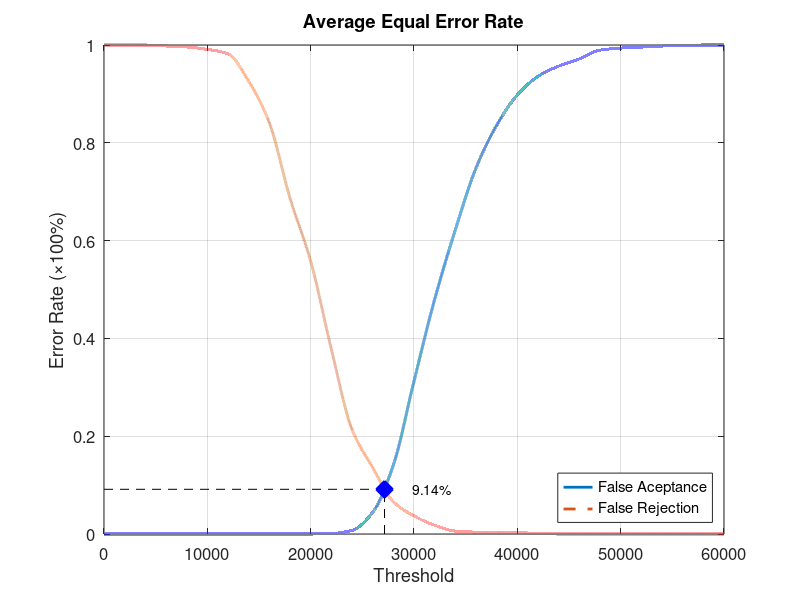
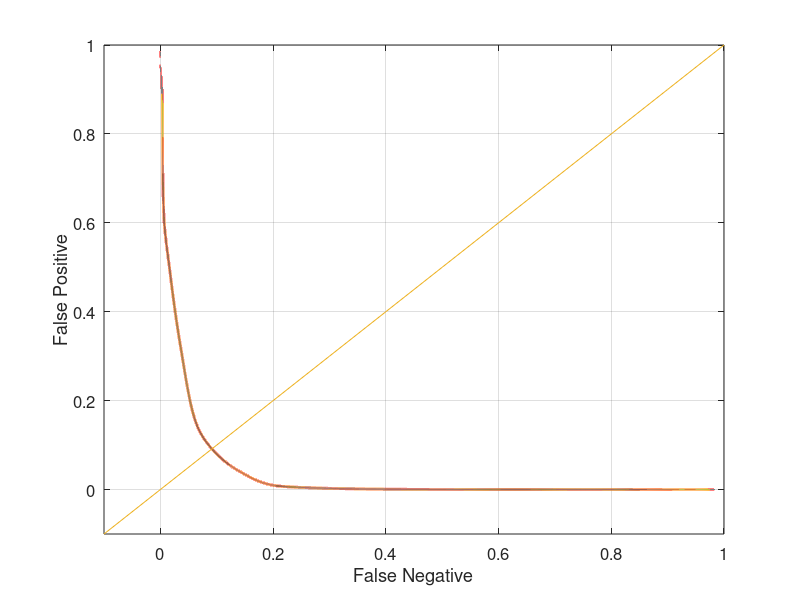

Here is the MATLAB script that generated these plots, in order:
function yEER = Database1Average
close all;
clear;
clc;
x = 0:2000:60000;
xq = 0:0.5:60000;

y0 = [0 0 0 0 0 0 0 0 0 0 0 0.00105263 0.00736842 0.0442105 0.141053 0.312632 0.48 0.622105 0.748421 0.83579 0.897895 0.935789 0.956842 0.971579 0.989474 0.993684 0.99579 0.997895 0.998947 1 1];
yy0 = interp1(x, y0, xq, 'pchip');
y1 = [1 1 1 0.998 0.996 0.991 0.982 0.926 0.841 0.687 0.558 0.378 0.214 0.136 0.066 0.037 0.018 0.006 0.004 0.004 0.003 0.001 0 0 0 0 0 0 0 0 0];
yy1 = interp1(x, y1, xq, 'pchip');

% Calculating EER: 
y2 = abs(y0 - y1);
find(y2 == min(y2))
yy2 = abs(yy0 - yy1);
xEER = find(yy2 == min(yy2));
xEERIndex = xq(xEER) % X-axis EER
yEER = yy0(xEER) % Y-axis EER

main = figure
plot(xq, yy0,'-','LineWidth', 2);	hold on
plot(xq, yy1,'--','LineWidth', 2);	hold on
plot([xEERIndex xEERIndex], [0 yEER], 'k--');	hold on
plot([0 xEERIndex], [yEER yEER], 'k--');	hold on
plot(xEERIndex, yEER, 'bx', 'LineWidth', 10);	hold on
text(xEERIndex + 10 * xEERIndex / 100, yEER, [num2str(round((10000 * yEER)) / 100) '%'])
legend('False Aceptance', 'False Rejection', 'Location', 'SouthEast')
xlabel('Threshold')
ylabel('Error Rate (\times100%)')
title('Average Equal Error Rate')
set(gca, 'FontSize', 12)
axis([0 60000 0 1])
grid on

print(main, 'Database1AverageMain', '-dpng');
FNRxFPR = figure('Color', [1 1 1]);
plot(yy1, yy0, '-', yy1, yy0, 'LineWidth', 2);
hold on
y = -0.1:0.1:1
plot(y, y); 
set(gca, 'FontSize', 12)
xlabel('False Negative')
ylabel('False Positive')
axis([-0.1 1 -0.1 1])
set(gca, 'FontSize', 12)
grid on

print(FNRxFPR, 'Database1AverageFNRxFPR','-dpng');
end
